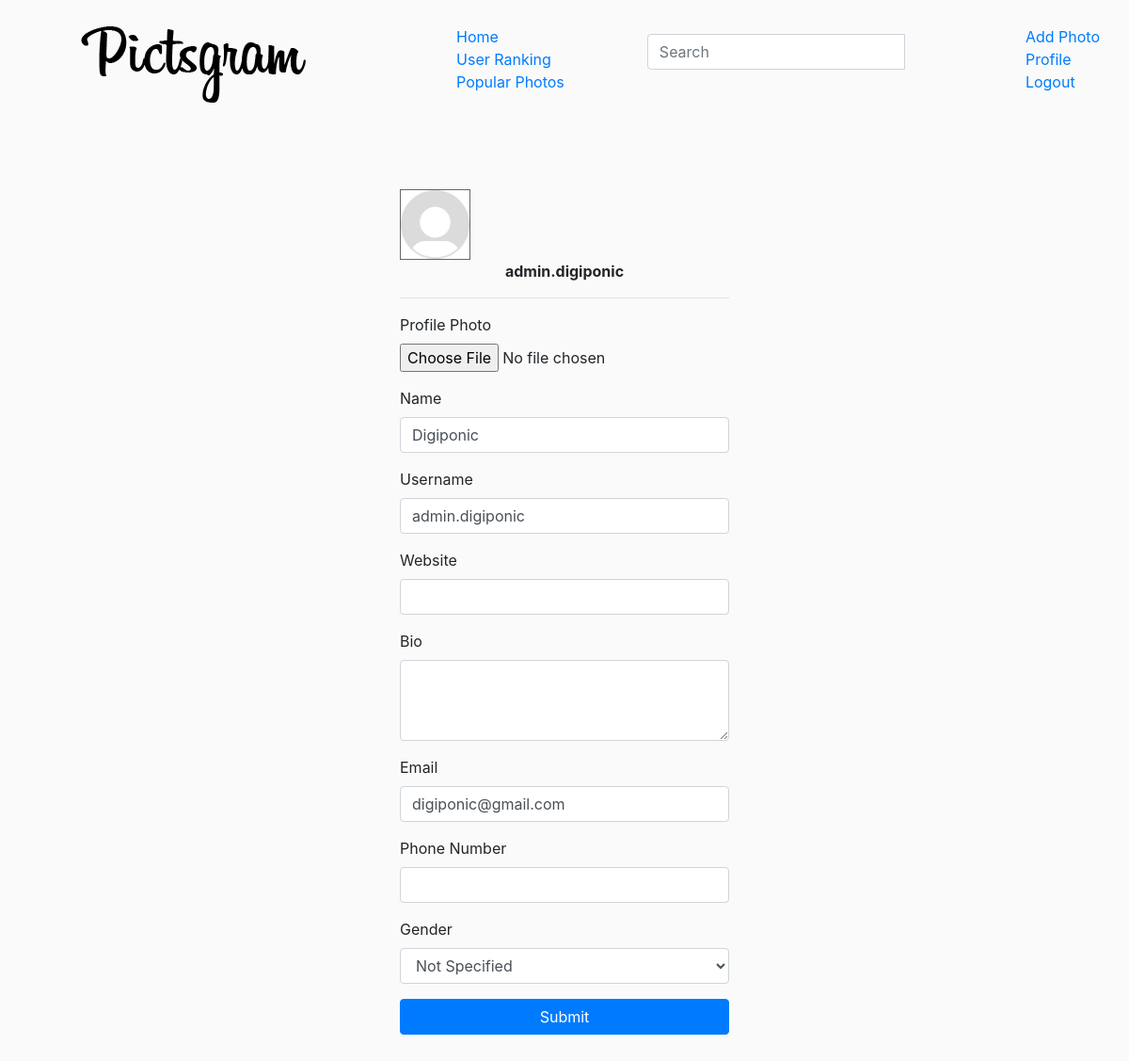
Page /pages/edit_profile.php (signed in) on the committed database.
### tables this page shows
CREATE TABLE `user` (
  `USERNAME` varchar(16) NOT NULL,
  `PASSWORD` varchar(16) DEFAULT NULL,
  `NAME` varchar(100) DEFAULT NULL,
  `GENDER` varchar(10) DEFAULT 'None',
  `ABOUT` varchar(200) DEFAULT NULL,
  `EMAIL` varchar(50) DEFAULT NULL,
  `PHONE` varchar(15) DEFAULT NULL,
  `WEBSITE` varchar(50) DEFAULT NULL,
  `IMAGE` varchar(250) DEFAULT 'no_profile.jpg',
  `TOTAL_POST` int(11) DEFAULT '0',
  `TOTAL_FOLLOWING` int(11) DEFAULT '0',
  `TOTAL_FOLLOWERS` int(11) DEFAULT '0',
  `STATUS` varchar(10) DEFAULT NULL,
  `TIME` datetime DEFAULT NULL
);

### pages/edit_profile.php (the view, shortened to what this page needs)
<?php
	$username = $_SESSION['username'];
?>
<html lang="en">
<head>
	<link rel="stylesheet" href="../css/bootstrap.css">
	<link rel="stylesheet" href="../css/style.css">
</head>
<body style="background:#fafafa;">
	<?php
		include("navbar.php");
		$query_user = mysqli_query($mysqli, "SELECT * FROM user WHERE username='$username'");
		while($data = mysqli_fetch_array($query_user)){
			$image = $data['IMAGE'];
			$fullname = $data['NAME'];
			$username = $data['USERNAME'];
			$website = $data['WEBSITE'];
			$about = $data['ABOUT'];
			$email = $data['EMAIL'];
			$phone = $data['PHONE'];
			$gender = $data['GENDER'];
		}
	?>
	<div class="container" style="margin-top:75px; margin-bottom:25px;">
		<div class="row">
			<div class="col-md-4"></div>
			<div class="col-md-4">
				<div class="panel panel-default">
					<div class="panel-body">
						<div>
							<img src="../images/profile/<?php echo $image; ?>" class="img-circle foto center-block">
							<br/>
							<p class="text-center"><b><?php echo $username; ?></b></p>
						</div>
						<hr/>
						<form method="post" enctype="multipart/form-data" action="process/edit_profile.php">
							<div class="form-group">
								<label for="number">Profile Photo</label>
								<input type="file" name="file">
							</div>
							<div class="form-group">
								<label for="usr">Name</label>
								<input type="text" class="form-control" name="name" value="<?php echo $fullname; ?>">
							</div>
							<div class="form-group">
								<label for="user">Username</label>
								<input type="text" class="form-control" name="username" value="<?php echo $username; ?>">
							</div>
							<div class="form-group">
								<label for="web">Website</label>
								<input type="text" class="form-control" name="website" value="<?php echo $website; ?>">
							</div>
							<div class="form-group">
								<label for="comment">Bio</label>
								<textarea class="form-control" rows="3" name="about"><?php echo $about; ?></textarea>
							</div>
							<div class="form-group">
								<label for="email">Email</label>
								<input type="email" class="form-control" name="email" value="<?php echo $email; ?>">
							</div>
							<div class="form-group">
								<label for="number">Phone Number</label>
								<input type="text" class="form-control" name="phone"value="<?php echo $phone; ?>">
							</div>
							<div class="form-group">
								<label for="gender"> Gender</label>
								<select name="gender" class="form-control">
									<option value="None" <?php if($gender == "None") { echo "selected"; } ?>>Not Specified</option>
								</select>
							</div>
							<button type="submit" class="btn btn-primary" style="width:100%;">Submit</button>
						</form>
					</div>
				</div>
			</div>
			<div class="col-md-4"></div>
		</div>
	</div>
</body>
</html>

### css/style.css (style rules this page uses)
.foto { width: 75px; height: 75px; border: 1px solid #666; }

### rows in the picture
user: IMAGE (picture), USERNAME "admin.digiponic", name "Digiponic", username "admin.digiponic", email "digiponic@gmail.com", gender "Not Specified"
